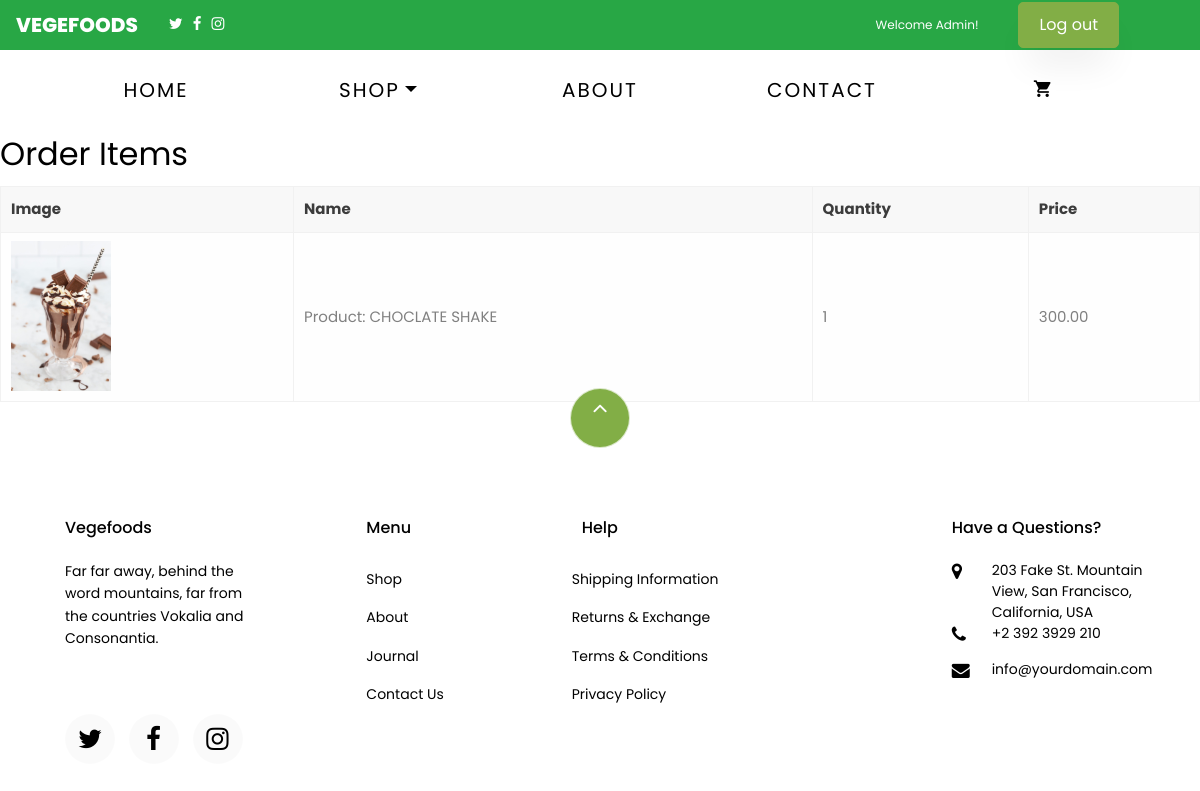
The page /user-orders/6/ (signed in) on the database its author committed.
### app/models.py (models this page shows, shortened)
class customuser(AbstractUser):
    full_name = models.CharField(max_length=255, blank=True, null=True)
    phone = models.CharField(max_length=15, blank=True, null=True)
    is_admin = models.BooleanField(default=False)
    is_user = models.BooleanField(default=False)

class OrderItem(models.Model):
    order = models.ForeignKey(Order, on_delete=models.CASCADE)
    product_name = models.CharField(max_length=255)
    product = models.ForeignKey(Product, on_delete=models.SET_NULL, null=True, blank=True)
    veg = models.ForeignKey(Veg, on_delete=models.SET_NULL, null=True, blank=True)
    fruit = models.ForeignKey(Fruit, on_delete=models.SET_NULL, null=True, blank=True)
    juice= models.ForeignKey(Juice, on_delete=models.SET_NULL, null=True, blank=True)
    quantity = models.IntegerField(default=1)
    price = models.DecimalField(max_digits=10, decimal_places=2)
    total = models.DecimalField(max_digits=10, decimal_places=2)  # Ad

class Product(models.Model):
    name=models.CharField(max_length=30)
    cover=models.ImageField(upload_to='app/cover',null=True,blank=True)
    description =models.CharField(max_length=400)
    price=models.IntegerField()
    sold=models.IntegerField()

### app/views.py (the view)
# urls.py: path('user-orders/<int:order_id>/', views.admin_user_order_detail, name='admin_user_order_detail'),
@user_passes_test(is_admin_user)
def admin_user_order_detail(request, order_id):
    order = get_object_or_404(Order, id=order_id)
    order_items = OrderItem.objects.filter(order=order)
    return render(request, 'admin_user_order_detail.html', {
        'order': order,
        'order_items': order_items
    })

### app/views.py (called while the page is built)
def is_admin_user(user):
    return user.is_authenticated and user.is_superuser

### templates/admin_user_order_detail.html
{% extends 'base.html' %}
{% block content %}
<h2>Order Items</h2>
<table border="1" cellpadding="10">
    <thead>
        <tr>
            <th>Image</th>
            <th>Name</th>
            <th>Quantity</th>
            <th>Price</th>
        </tr>
    </thead>
    <tbody>
        {% for item in order_items %}
            <tr>
                <td>
                    {% if item.product %}
                        <img src="{{ item.product.cover.url }}" alt="{{ item.product.name }}" style="width: 100px; height: auto;">
                    {% elif item.veg %}
                        <img src="{{ item.veg.cover.url }}" alt="{{ item.veg.name }}" style="width: 100px; height: auto;">
                    {% elif item.fruit %}
                        <img src="{{ item.fruit.cover.url }}" alt="{{ item.fruit.name }}" style="width: 100px; height: auto;">
                    {% elif item.juice %}
                        <img src="{{ item.juice.cover.url }}" alt="{{ item.juice.name }}" style="width: 100px; height: auto;">
                    {% endif %}
                </td>
                <td>
                    {% if item.product %}
                        Product: {{ item.product.name }}
                    {% elif item.veg %}
                        Vegetable: {{ item.veg.name }}
                    {% elif item.fruit %}
                        Fruit: {{ item.fruit.name }}
                    {% elif item.juice %}
                        Juice: {{ item.juice.name }}
                    {% endif %}
                </td>
                <td>{{ item.quantity }}</td>
                <td>{{ item.price }}</td>
            </tr>
        {% endfor %}
    </tbody>
</table>
{% endblock %}

### templates/base.html (shortened to what this page needs)
{% load static %}
<!DOCTYPE html>
<html lang="en">
  <head>
    <link rel="stylesheet" type="text/css" href="https://cdnjs.cloudflare.com/ajax/libs/slick-carousel/1.7.1/slick.css" />
    <link rel="stylesheet" type="text/css" href="https://cdnjs.cloudflare.com/ajax/libs/slick-carousel/1.7.1/slick-theme.css" />
    <link rel="stylesheet" href="https://cdnjs.cloudflare.com/ajax/libs/font-awesome/6.0.0-beta3/css/all.min.css">
        <link rel="stylesheet" href="{% static 'special/css/app.css' %}">
        <link rel="stylesheet" href="https://cdnjs.cloudflare.com/ajax/libs/font-awesome/6.6.0/css/brands.min.css" />
    <link rel="stylesheet" href="{%  static 'css/open-iconic-bootstrap.min.css' %}">
    <link rel="stylesheet" href="{%  static 'css/animate.css' %}">
    <link rel="stylesheet" href="{% static 'css/owl.carousel.min.css' %}">
    <link rel="stylesheet" href="{% static 'css/owl.theme.default.min.css' %}">
    <link rel="stylesheet" href="{% static 'css/magnific-popup.css' %}">
    <link rel="stylesheet" href="{% static 'css/aos.css' %}">
    <link rel="stylesheet" href="{% static 'css/ionicons.min.css' %}">
    <link rel="stylesheet" href="{% static 'css/bootstrap-datepicker.css' %}">
    <link rel="stylesheet" href="{% static 'css/jquery.timepicker.css' %}">
    <link rel="stylesheet" href="{% static 'css/flaticon.css' %}">
    <link rel="stylesheet" href="{% static 'css/icomoon.css' %}">
    <link rel="stylesheet" href="{% static 'css/style.css' %}">
  </head>
  <body class="goto-here">
    <nav class="navbar navbar-expand-lg navbar-light bg-success" style="height: 50px">
      <a class="navbar-brand" style="color: white;">Vegefoods</a>
      <div class="container-fluid">
        <ul style="list-style: none; padding: 0; margin: 0; display: flex;">
          <li style="margin-right: 10px; "><a href="#"><span class="icon-twitter" style="color: white;"></span></a></li>
          <li style="margin-right: 10px;"><a href="#"><span class="icon-facebook"  style="color: white;"></span></a></li>
          <li style="margin-right: 10px;"><a href="#"><span class="icon-instagram" style="color: white;"></span></a></li>
  </ul>
  {% if user.is_authenticated %}
  <div class="header-content">
       <small class="welcome-message">Welcome {{ user.full_name }}!</small>
    <a href="{% url 'logout' %}" class="btn btn-primary">Log out</a>
{% endif %}
      </div>
</div>
</nav>
{% if user.is_authenticated %}
    <nav class="navbar navbar-expand-lg navbar-dark ftco_navbar bg-dark ftco-navbar-light" id="ftco-navbar">
	    <div class="container">
	      <div class="collapse navbar-collapse" id="ftco-nav" style>
	        <ul class="navbar-nav ml-auto">
	          <li class="nav-item active"><a href="{% url 'home' %}" class="nav-link" style="font-size: 20px;">Home</a></li>
	          <li class="nav-item dropdown">
              <a class="nav-link dropdown-toggle" href="#" id="dropdown04" data-toggle="dropdown" aria-haspopup="true" aria-expanded="false" style="font-size: 20px;">Shop</a>
            </li>
	          <li class="nav-item"><a href="{% url 'about' %}" class="nav-link" style="font-size: 20px;" >About</a></li>
	           <li class="nav-item"><a href="{% url 'contact' %}" class="nav-link" style="font-size: 20px;">Contact</a></li>
	          <li class="nav-item cta cta-colored"><a href="{% url 'cart' %}" class="nav-link" style="font-size: 20px;"><span class="icon-shopping_cart"></span></a></li>
	        </ul>
	      </div>
	    </div>
	  </nav>
     {% endif %}
{% block content %}
{% endblock %}
<footer class="ftco-footer ftco-section" >
  <div class="container">
    <div class="row">
      <div class="mouse">
        <a href="#" class="mouse-icon">
          <div class="mouse-wheel"><span class="ion-ios-arrow-up"></span></div>
        </a>
      </div>
    </div>
    <div class="row mb-5">
      <div class="col-md">
        <div class="ftco-footer-widget mb-4">
          <h2 class="ftco-heading-2" style="margin-left: 20px;">Vegefoods</h2>
          <p style="margin-left:20px;">Far far away, behind the word mountains, far from the countries Vokalia and Consonantia.</p>
          <ul class="ftco-footer-social list-unstyled float-md-left float-lft mt-5">
            <li class="ftco-animate"><a href="#"><span class="icon-twitter"></span></a></li>
            <li class="ftco-animate"><a href="#"><span class="icon-facebook"></span></a></li>
            <li class="ftco-animate"><a href="#"><span class="icon-instagram"></span></a></li>
          </ul>
        </div>
      </div>
      <div class="col-md">
        <div class="ftco-footer-widget mb-4 ml-md-5">
          <h2 class="ftco-heading-2"style="margin-left: 20px;" >Menu</h2>
          <ul class="list-unstyled">
            <li><a href="#" class="py-2 d-block">Shop</a></li>
            <li><a href="{% url 'about' %}" class="py-2 d-block">About</a></li>
            <li><a href="#" class="py-2 d-block">Journal</a></li>
            <li><a href="{% url 'contact' %}" class="py-2 d-block">Contact Us</a></li>
          </ul>
        </div>
      </div>
      <div class="col-md-4">
         <div class="ftco-footer-widget mb-4">
          <h2 class="ftco-heading-2"style="margin-left: 30px;">Help</h2>
          <div class="d-flex">
            <ul class="list-unstyled mr-l-5 pr-l-3 mr-4">
              <li><a href="#" class="py-2 d-block">Shipping Information</a></li>
              <li><a href="#" class="py-2 d-block">Returns &amp; Exchange</a></li>
              <li><a href="#" class="py-2 d-block">Terms &amp; Conditions</a></li>
              <li><a href="#" class="py-2 d-block">Privacy Policy</a></li>
            </ul>
                 </div>
        </div>
      </div>
      <div class="col-md">
        <div class="ftco-footer-widget mb-4">
          <h2 class="ftco-heading-2"style="margin-left:20px;">Have a Questions?</h2>
          <div class="block-23 mb-3">
            <ul>
              <li><span class="icon icon-map-marker"></span><span class="text" >203 Fake St. Mountain View, San Francisco, California, USA</span></li>
              <li><a href="#"><span class="icon icon-phone"></span><span class="text">+2 392 3929 210</span></a></li>
              <li><a href="#"><span class="icon icon-envelope"></span><span class="text">info@yourdomain.com</span></a></li>
            </ul>
          </div>
        </div>
      </div>
    </div>
  </div>
</footer>
  </body>
</html>

### static/css/icomoon.css (style rules this page uses)
[class^="icon-"], [class*=" icon-"] { font-family: 'icomoon' !important; speak: none; font-style: normal; font-weight: normal; font-variant: normal; text-transform: none; line-height: 1; -webkit-font-smoothing: antialiased; -moz-osx-font-smoothing: grayscale; }
.icon-map-marker:before { content: "\f041"; }
.icon-phone:before { content: "\f095"; }
.icon-twitter:before { content: "\f099"; }
.icon-facebook:before { content: "\f09a"; }
.icon-envelope:before { content: "\f0e0"; }
.icon-instagram:before { content: "\f16d"; }
.icon-shopping_cart:before { content: "\e8cc"; }

### templates/base.html (style rules this page uses)
* { margin: 0; padding: 0; }
#ftco-navbar ul.navbar-nav { display: flex; justify-content: space-between; width: 100%; }
#ftco-navbar ul.navbar-nav li { flex: 1; text-align: center; }
.header-content { display: flex; align-items: center; justify-content: space-between; padding: 10px 20px; }
.welcome-message { color: white; text-align: center; margin: 0; margin-right: 40px; flex: 1; }
.btn-primary { background-color: #007bff; color: white; padding: 10px 20px; border: none; border-radius: 5px; cursor: pointer; text-decoration: none; margin-right: 30px; }
#ftco-navbar ul li { position: relative; }

### rows shown on the page
customuser: full_name "Admin"
OrderItem: product.cover (picture), product.name "CHOCLATE SHAKE", quantity "1", price "300.00"
